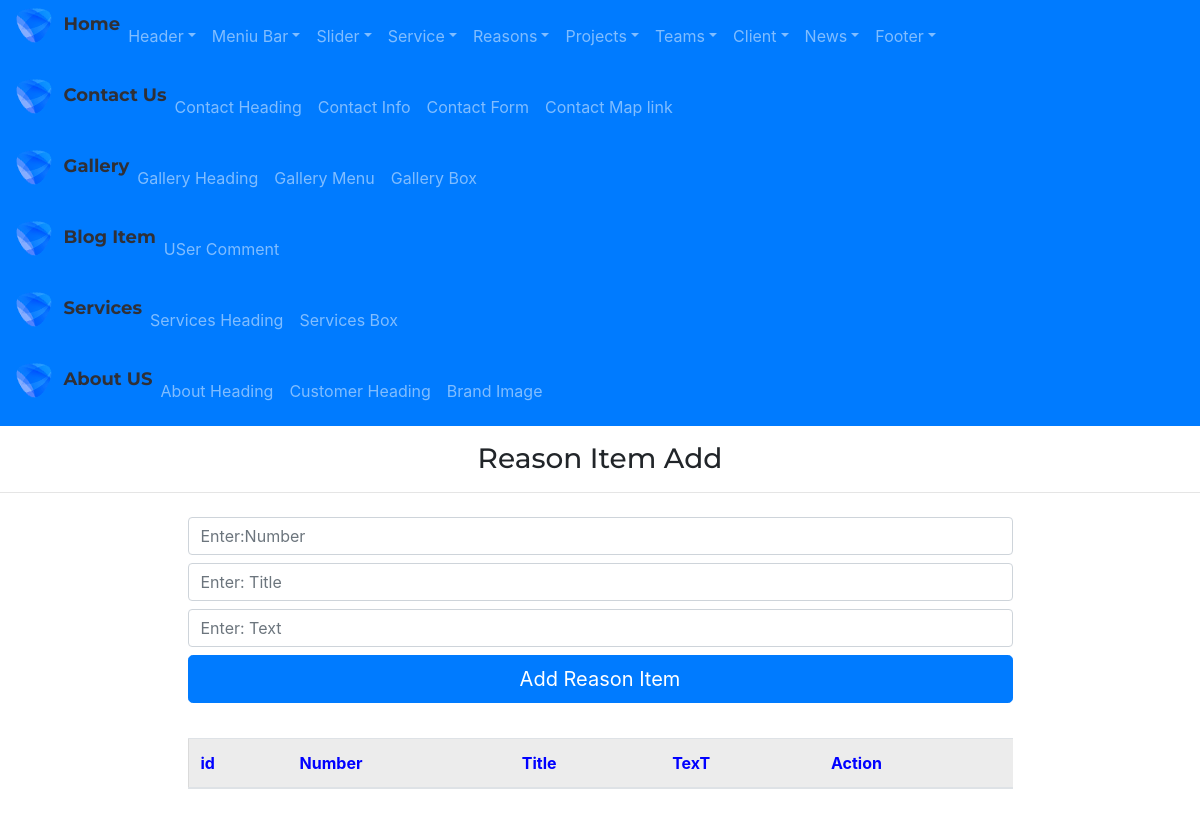
Page /admin/reasonItemAdd on the earlier database version.
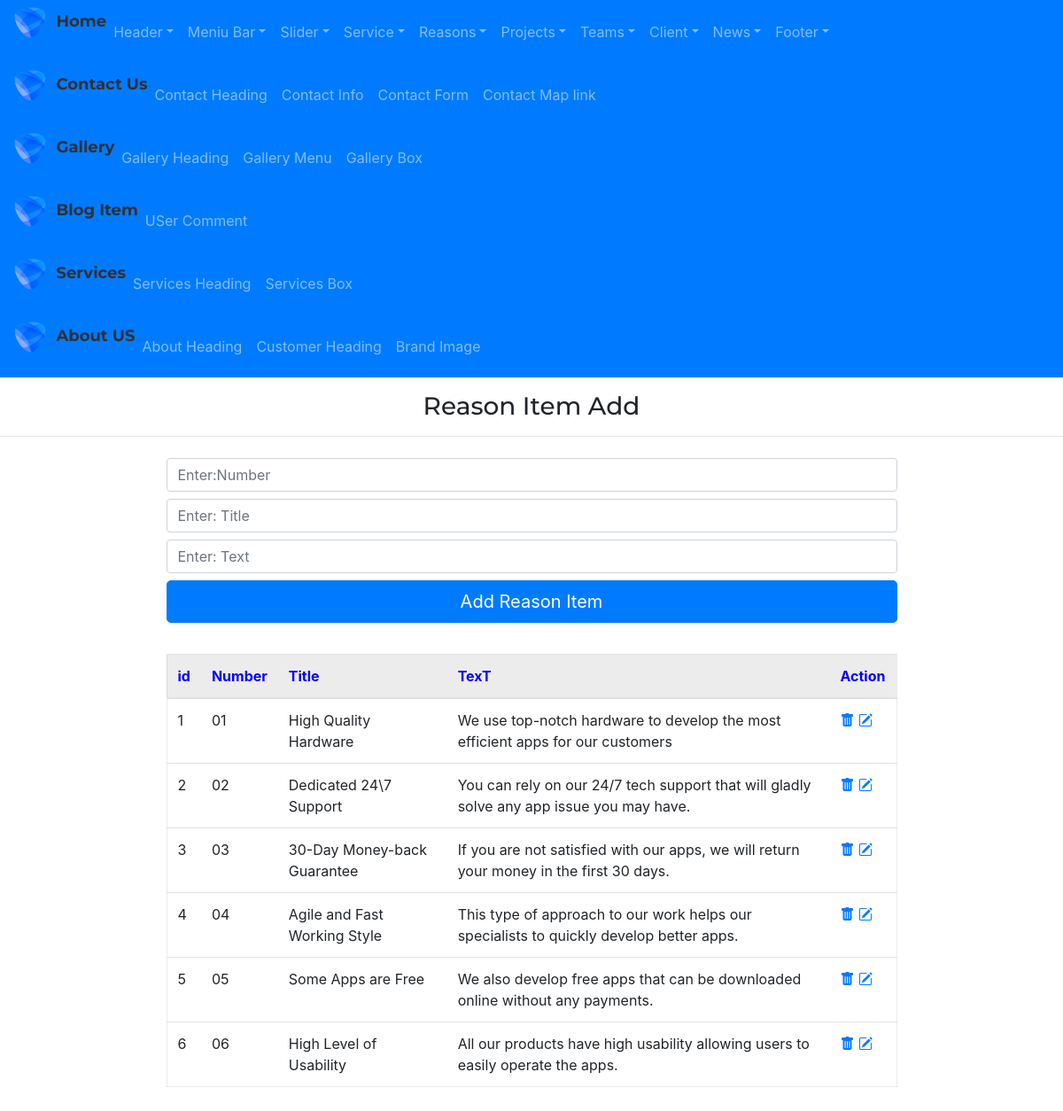
Same page on the later database version.
### app/models.py (models this page shows)
class ReasonItem(db.Model):
    id=db.Column(db.Integer,primary_key=True)
    reasonitem_number=db.Column(db.String(255))
    reasonitem_title=db.Column(db.String(255))
    reasonitem_text=db.Column(db.String(255))

### admin/routes.py (the view, shortened to what this page needs)
@app.route("/admin/reasonItemAdd", methods=['GET', 'POST'])
def reasonItemAdd():
    form=ReasonItemForm()
    reasonitems=ReasonItem.query.all()
    return render_template('admin/reasonItemAdd.html',form=form, reasonitems=reasonitems)

### admin/forms.py
class ReasonItemForm(FlaskForm):
    reasonitem_number=StringField('reasonitem_number')
    reasonitem_title=StringField('reasonitem_title')
    reasonitem_text=StringField('reasonitem_text')
    submit=SubmitField()

### app/templates/admin/reasonItemAdd.html
{% extends "admin/base.html" %}
{% block content %}
<div class="adminright">
    <h3 class="my-3" style="text-align: center;">Reason Item Add</h3>
    <hr>
    <div class="container marg">
        <div class="row justify-content-center">
            <div class="col-9">
                <form action="{{url_for('reasonItemAdd')}}" method='POST'>
                    {{ form.reasonitem_number(class="form-control my-2",placeholder="Enter:Number")}}
                    {{ form.reasonitem_title(class="form-control my-2",placeholder="Enter: Title")}}
                    {{ form.reasonitem_text(class="form-control my-2",placeholder="Enter: Text")}}
                    {{ form.submit(value='Add Reason Item',class='btn btn-primary btn-lg btn-block')}}
                </form>
            </div>
        </div>
    </div>
    <div class="container marg">
        <div class="row justify-content-center">
            <div class="col-9 ">
                <table class="table table-hover " style="margin:35px 0px; border:1px solid rgba(0,0,0,.075);">
                    <thead>
                        <tr style="background-color: rgba(0,0,0,.075); color:blue">
                            <th scope="col">id</th>
                            <th scope="col">Number</th>
                            <th scope="col">Title</th>
                            <th scope="col">TexT</th>
                            <th scope="col">Action</th>
                        </tr>
                    </thead>
                    <tbody>
                        {% for reasonitem in reasonitems %}
                        <tr>
                            <td scope="row">{{reasonitem.id}}</td>
                            <td>{{reasonitem.reasonitem_number}}</td>
                            <td>{{reasonitem.reasonitem_title}}</td>
                            <td>{{reasonitem.reasonitem_text}}</td>
                            <td>
                                <a href="{{url_for('reasonItemDelete',id=reasonitem.id)}}"><i
                                        class="bi bi-trash-fill"></i></a>
                                <a href="{{url_for('reasonItemUpdate',id=reasonitem.id)}}"><i
                                        class="bi bi-pencil-square"></i></a>
                            </td>
                        </tr>
                        {% endfor %}
                    </tbody>
                </table>
            </div>
        </div>
    </div>
</div>
{% endblock %}

Differences in the rows shown:
added ReasonItem: id "1", reasonitem_number "01", reasonitem_title "High Quality Hardware", reasonitem_text "We use top-notch hardware to develop the most efficient apps for our customers"
added ReasonItem: id "2", reasonitem_number "02", reasonitem_title "Dedicated 24\\7 Support", reasonitem_text "You can rely on our 24/7 tech support that will gladly solve any app issue you may have."
added ReasonItem: id "3", reasonitem_number "03", reasonitem_title "30-Day Money-back Guarantee", reasonitem_text "If you are not satisfied with our apps, we will return your money in the first 30 days."
added ReasonItem: id "4", reasonitem_number "04", reasonitem_title "Agile and Fast Working Style", reasonitem_text "This type of approach to our work helps our specialists to quickly develop better apps."
added ReasonItem: id "5", reasonitem_number "05", reasonitem_title "Some Apps are Free", reasonitem_text "We also develop free apps that can be downloaded online without any payments."
added ReasonItem: id "6", reasonitem_number "06", reasonitem_title "High Level of Usability", reasonitem_text "All our products have high usability allowing users to easily operate the apps."
